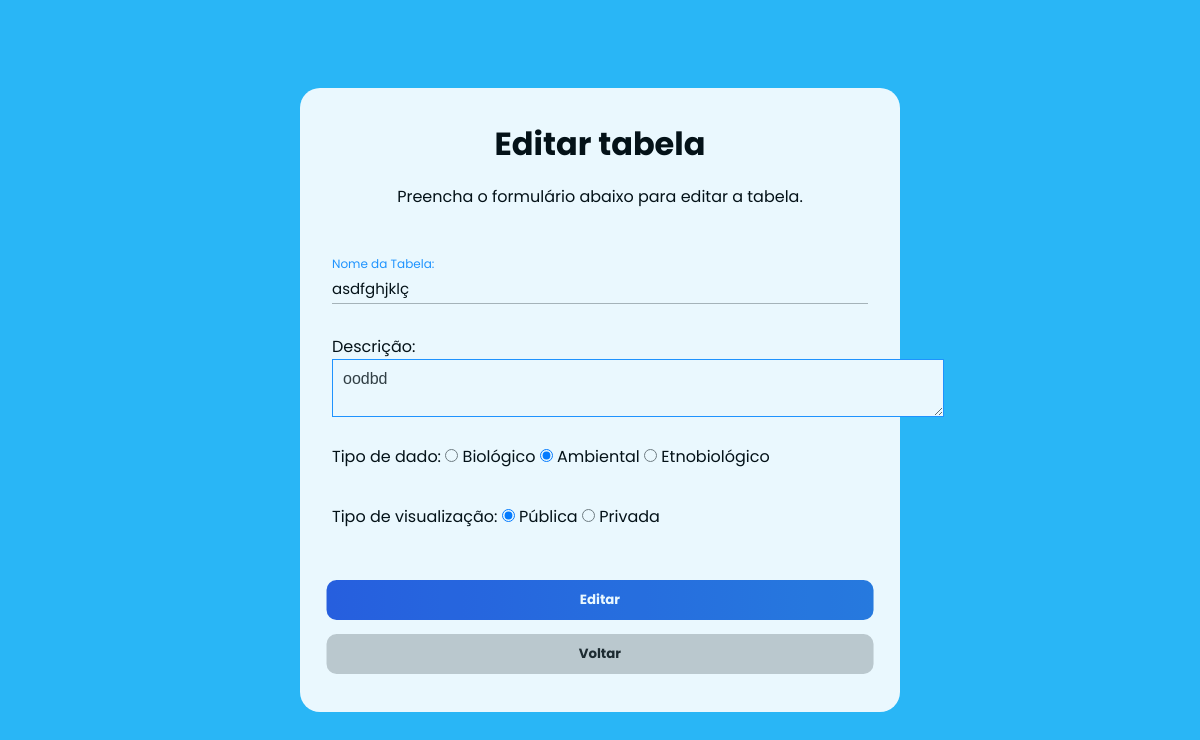
The app's page /editar.php?id=0 (signed in) with its own data.
### tables this page shows
CREATE TABLE `tabelas` (
  `id` int(11) NOT NULL,
  `codigo` varchar(255) DEFAULT NULL,
  `nome_tabela` varchar(255) DEFAULT NULL,
  `descricao` varchar(255) DEFAULT NULL,
  `tipo` varchar(255) DEFAULT NULL,
  `visibilidade` varchar(255) DEFAULT NULL,
  `autor` varchar(255) DEFAULT NULL,
  `dataAtual` date DEFAULT NULL,
  `formato` varchar(255) DEFAULT NULL,
  `tamanho` varchar(255) DEFAULT NULL,
  `conteudo` longblob DEFAULT NULL
);

### editar.php (the view, shortened to what this page needs)
<?php
include_once('config.php');
if (isset($_GET['id'])) {
    $id = $_GET['id'];
    try {
        $stmt = $conn->prepare("SELECT * FROM tabelas WHERE id = ?");
        $stmt->bind_param("i", $id);
        $stmt->execute();
        $result = $stmt->get_result();
        if ($result->num_rows > 0) {
            $row = $result->fetch_assoc();
            $nome_tabela = $row['nome_tabela'];
            $descricao = $row['descricao'];
            $tipo = $row['tipo'];
            $visibilidade = $row['visibilidade'];
            ?>
            <!DOCTYPE html>
            <heah>
                <link rel="stylesheet" type="text/css" href="css/formulario.css"/>
            </head>
            <body>
                <section class="sticky">
                    <div class="bubbles">
                    </div>
                </section>
                <div class="container2">
                    <div class="titulo">
                        <h1 class="heading">Editar tabela</h1>
                        <p class="descricao">Preencha o formulário abaixo para editar a tabela.</p>
                    </div>
                    <br><br>
                    <form method="post" action="">
                        <div class="inputBox">
                            <input type="text" id="nome_tabela" name="nome_tabela" value="<?php echo $nome_tabela; ?>" class="inputUser" title="Nome da matriz" minlength="3" required><br><br>
                            <label for="nome_tabela" class="labelInput">Nome da Tabela:</label>
                        </div>
                        <div class="inputBox">
                            <label for="descricao">Descrição:</label>
                            <textarea id="descricao" cols="62" name="descricao" title="Descrição abreviada da matriz (limite de XX caracteres)"><?php echo $descricao; ?></textarea><br><br>
                        </div>
                        <br><br>
                        <div class="inputBox">
                            <label for="tipo">Tipo de dado:</label>
                            <input type="radio" id="tipo_biologico" name="tipo" value="biologico" required <?php echo ($tipo == 'biologico') ? 'checked' : ''; ?>>
                            <label for="tipo_biologico">Biológico</label>
                            <input type="radio" id="tipo_ambiental" name="tipo" value="ambiental" required <?php echo ($tipo == 'ambiental') ? 'checked' : ''; ?>>
                            <label for="tipo_ambiental">Ambiental</label>
                            <input type="radio" id="tipo_etnobiologico" name="tipo" value="etnobiologico" required <?php echo ($tipo == 'etnobiologico') ? 'checked' : ''; ?>>
                            <label for="tipo_etnobiologico">Etnobiológico</label>
                        </div>
                        <div class="inputBox">
                            <label for="visibilidade">Tipo de visualização:</label>
                            <input type="radio" id="publico" name="visibilidade" value="1" required <?php echo ($visibilidade == '1') ? 'checked' : ''; ?>>
                            <label for="publico">Pública</label>
                            <input type="radio" id="privado" name="visibilidade" value="0" required <?php echo ($visibilidade == '0') ? 'checked' : ''; ?>>
                            <label for="privado">Privada</label>
                        </div>
                        <br>
                        <input type='submit' name='submit' value='Editar'  class='btn'>
                    </form>
                    <a href='minhas_matrizes.php'><button class="btn reset">Voltar</button></a>
                </div>
            </body>
            <?php
        } else {
            $errors[] = 'A tabela não foi encontrada.';
        }
    } catch (Exception $e) {
        $errors[] = 'Erro: ' . $e->getMessage();
    }
}
?>

### css/formulario.css (style rules this page uses)
* { margin: 0; padding: 0; box-sizing: border-box; font-family: 'Poppins', sans-serif; }
body { position: relative; display: flex; justify-content: center; align-items: center; height: 100vh; background:#29b6f6; }
.bubbles { position:absolute; width:100%; height: 100%; z-index:0; overflow:hidden; top:0; left:0; }
.container2 { opacity: 0.9; width: 600px; background: #ffffff; border-radius: 20px; display: flex; justify-content: center; flex-direction: column; padding: 2em; }
.titulo { display: flex; flex-direction: row; align-items: center; flex-wrap: wrap; }
.heading { opacity: 1; font-size: 2em; margin: 0 auto 0.5em; text-align: center; width: 90%; }
.descricao { margin: 0 auto; }
.inputBox { position: relative; height: 60px; padding: 15px 0; }
.inputUser { background: none; border: none; border-bottom: 1px solid #b3b3b3; outline: none; font-size: 15px; width: 100%; height: 100%; }
.labelInput { position: absolute; top: 0px; left: 0px; pointer-events: none; transition: 0.5s; height: 100%; display: flex; align-items: center; }
.inputUser:focus ~ .labelInput, .inputUser:valid ~ .labelInput { top: -25px; font-size: 12px; color: dodgerblue; }
textarea { max-width: max-content; max-height: 65px; padding: 10px; border: 1px solid dodgerblue; font-family: Arial, sans-serif; font-size: 16px; background-color: #fff; color: #333; margin-bottom: 20px; }
.btn, #loading { font-weight: bold; width: 102%; height: 40px; border: none; border-radius: 10px; margin: 0.5em 0; transform: translate(-1%); cursor: pointer; color: white; background: linear-gradient(to right, #0038d6d9, #005bd6d9); transition: all .4s; }
.reset { background: #cacaca; color: #1C1C1C; }

### records on screen
tabelas: nome_tabela "asdfghjklç", descricao "oodbd", tipo "☐ Biológico", tipo "☑ Ambiental", tipo "☐ Etnobiológico", visibilidade "☑ Pública", visibilidade "☐ Privada"
